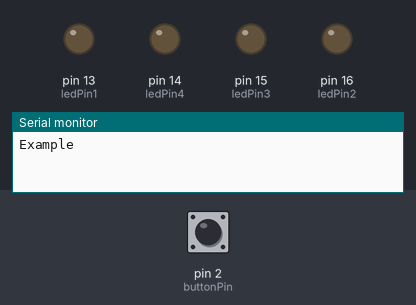
A sketch run on a simulated Arduino Uno, built with avr-gcc and run on an emulated ATmega328P. Shown: output pins drawn as LEDs (lit = HIGH), the last lines printed to the serial monitor. Dashed ring = blinking. Inputs (shaded band) come from the test bench; at power-on: pin 2 (buttonPin) HIGH.

Above: at 1.2 s.
1.3 s: pin 2 (buttonPin) pulled LOW for 3.2 s
At 4.0 s:
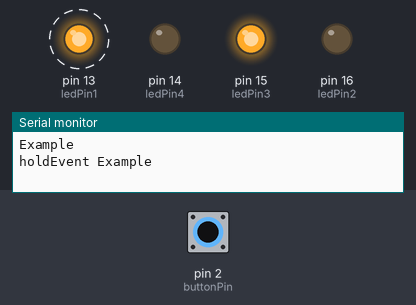
7.5 s: pin 2 (buttonPin) pulled LOW for 1 s
At 9.5 s:
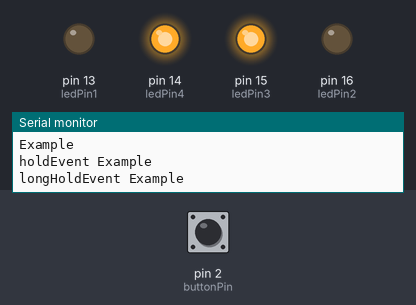
Timing chart, 0 to 11.0 s (numbered marks = the images above; inputs shaded):
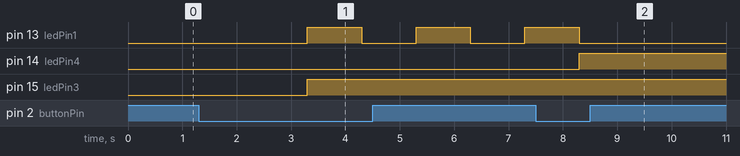

Measured:
- after the input at 1.3 s, pin 13 (ledPin1): alternates HIGH for 1.0 s and LOW for 1.0 s, starting after 2.0 s; pin 15 (ledPin3): LOW → HIGH after 2.0 s
- after the input at 7.5 s, pin 14 (ledPin4): LOW → HIGH after 0.80 s

The sketch:

Nano_button4State.ino
```cpp
/* 4-Way Button: Click, Double-Click, Press+Hold, and Press+Long-Hold Test Sketch
By Jeff Saltzman
Oct. 13, 2009

To keep a physical interface as simple as possible, this sketch demonstrates generating four output events from a single push-button.
1) Click: rapid press and release
2) Double-Click: two clicks in quick succession
3) Press and Hold: holding the button down
4) Long Press and Hold: holding the button down for a long time
*/

#define buttonPin 2 // analog input pin to use as a digital input
#define ledPin1 13 // digital output pin for LED 1
#define ledPin2 16 // digital output pin for LED 2
#define ledPin3 15 // digital output pin for LED 3
#define ledPin4 14 // digital output pin for LED 4

// LED variables
boolean ledVal1 = false; // state of LED 1
boolean ledVal2 = false; // state of LED 2
boolean ledVal3 = false; // state of LED 3
boolean ledVal4 = false; // state of LED 4

//=================================================

void setup()
{
// Set button input pin
pinMode(buttonPin, INPUT);
digitalWrite(buttonPin, HIGH );
// Set LED output pins
pinMode(ledPin1, OUTPUT);
digitalWrite(ledPin1, ledVal1);
pinMode(ledPin2, OUTPUT);
digitalWrite(ledPin2, ledVal2);
pinMode(ledPin3, OUTPUT);
digitalWrite(ledPin3, ledVal3);
pinMode(ledPin4, OUTPUT);
digitalWrite(ledPin4, ledVal4);

Serial.begin(115200);
Serial.println("Example");

}

void loop()
{
// Get button event and act accordingly
int b = checkButton();
if (b == 1) clickEvent();
if (b == 2) doubleClickEvent();
if (b == 3) holdEvent();
if (b == 4) longHoldEvent();
}

//=================================================
// Events to trigger by click and press+hold

void clickEvent() {
  Serial.println("clickEvent Example");
ledVal1 = !ledVal1;
digitalWrite(ledPin1, ledVal1);
delay(1000);
digitalWrite(ledPin1, 0);
}

void doubleClickEvent() {
    Serial.println("clickEvent Example");
ledVal2 = !ledVal2;
digitalWrite(ledPin2, ledVal2);
///
ledVal1 = !ledVal1;
digitalWrite(ledPin1, ledVal1);
delay(1000);
digitalWrite(ledPin1, 0);
delay(1000);
digitalWrite(ledPin1, ledVal1);
delay(1000);
digitalWrite(ledPin1, 0);
}

void holdEvent() {
    Serial.println("holdEvent Example");
ledVal3 = !ledVal3;
digitalWrite(ledPin3, ledVal3);
//

ledVal1 = !ledVal1;
digitalWrite(ledPin1, ledVal1);
delay(1000);
digitalWrite(ledPin1, 0);
delay(1000);
digitalWrite(ledPin1, ledVal1);
delay(1000);
digitalWrite(ledPin1, 0);
delay(1000);
digitalWrite(ledPin1, ledVal1);
delay(1000);
digitalWrite(ledPin1, 0);
}

void longHoldEvent() {
    Serial.println("longHoldEvent Example");
ledVal4 = !ledVal4;
digitalWrite(ledPin4, ledVal4);

//
ledVal1 = !ledVal1;
digitalWrite(ledPin1, ledVal1);
delay(1000);
digitalWrite(ledPin1, 0);
delay(1000);

digitalWrite(ledPin1, ledVal1);
delay(1000);
digitalWrite(ledPin1, 0);
delay(1000);

digitalWrite(ledPin1, ledVal1);
delay(1000);
digitalWrite(ledPin1, 0);
delay(1000);

digitalWrite(ledPin1, ledVal1);
delay(1000);
digitalWrite(ledPin1, 0);
}


/*
MULTI-CLICK: One Button, Multiple Events

Oct 12, 2009
Run checkButton() to retrieve a button event:
Click
Double-Click
Hold
Long Hold
*/

// Button timing variables
int debounce = 20; // ms debounce period to prevent flickering when pressing or releasing the button
int DCgap = 250; // max ms between clicks for a double click event
int holdTime = 2000; // ms hold period: how long to wait for press+hold event
int longHoldTime = 5000; // ms long hold period: how long to wait for press+hold event

// Other button variables
boolean buttonVal = HIGH; // value read from button
boolean buttonLast = HIGH; // buffered value of the button's previous state
boolean DCwaiting = false; // whether we're waiting for a double click (down)
boolean DConUp = false; // whether to register a double click on next release, or whether to wait and click
boolean singleOK = true; // whether it's OK to do a single click
long downTime = -1; // time the button was pressed down
long upTime = -1; // time the button was released
boolean ignoreUp = false; // whether to ignore the button release because the click+hold was triggered
boolean waitForUp = false; // when held, whether to wait for the up event
boolean holdEventPast = false; // whether or not the hold event happened already
boolean longHoldEventPast = false;// whether or not the long hold event happened already

int checkButton()
{
int event = 0;
// Read the state of the button
buttonVal = digitalRead(buttonPin);
// Button pressed down
if (buttonVal == LOW && buttonLast == HIGH && (millis() - upTime) > debounce) {
downTime = millis();
ignoreUp = false;
waitForUp = false;
singleOK = true;
holdEventPast = false;
longHoldEventPast = false;
if ((millis()-upTime) < DCgap && DConUp == false && DCwaiting == true) DConUp = true;
else DConUp = false;
DCwaiting = false;
}
// Button released
else if (buttonVal == HIGH && buttonLast == LOW && (millis() - downTime) > debounce) {
if (not ignoreUp) {
upTime = millis();
if (DConUp == false) DCwaiting = true;
else {
event = 2;
DConUp = false;
DCwaiting = false;
singleOK = false;
}
}
}
// Test for normal click event: DCgap expired
if ( buttonVal == HIGH && (millis()-upTime) >= DCgap && DCwaiting == true && DConUp == false && singleOK == true) {
event = 1;
DCwaiting = false;
}
// Test for hold
if (buttonVal == LOW && (millis() - downTime) >= holdTime) {
// Trigger "normal" hold
if (not holdEventPast) {
event = 3;
waitForUp = true;
ignoreUp = true;
DConUp = false;
DCwaiting = false;
//downTime = millis();
holdEventPast = true;
}
// Trigger "long" hold
if ((millis() - downTime) >= longHoldTime) {
if (not longHoldEventPast) {
event = 4;
longHoldEventPast = true;
}
}
}
buttonLast = buttonVal;
return event;
}
```
